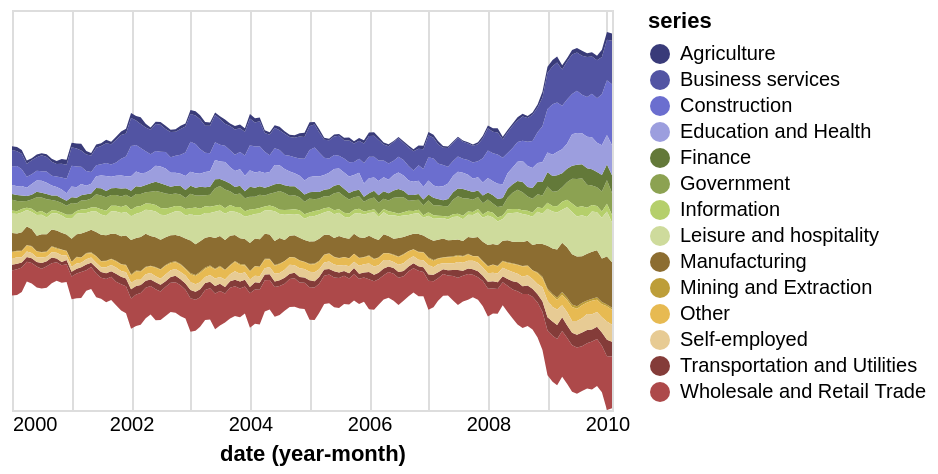

Source (Vega-Lite JSON):
### Vega-Lite specification from a JSON file in a GitHub repository (floating-point values rounded to 4 significant figures; data arrays with more than 128 entries replaced by an {"elided": "..."} marker saying what was removed)
{"$schema": "https://vega.github.io/schema/vega-lite/v4.json", "width": 300, "height": 200, "data": {"values": {"elided": "1708 records"}}, "mark": "area", "encoding": {"x": {"timeUnit": "yearmonth", "field": "date", "axis": {"domain": false, "format": "%Y", "tickSize": 0}}, "y": {"aggregate": "sum", "field": "count", "axis": null, "stack": "center"}, "color": {"field": "series", "scale": {"scheme": "category20b"}}}}
